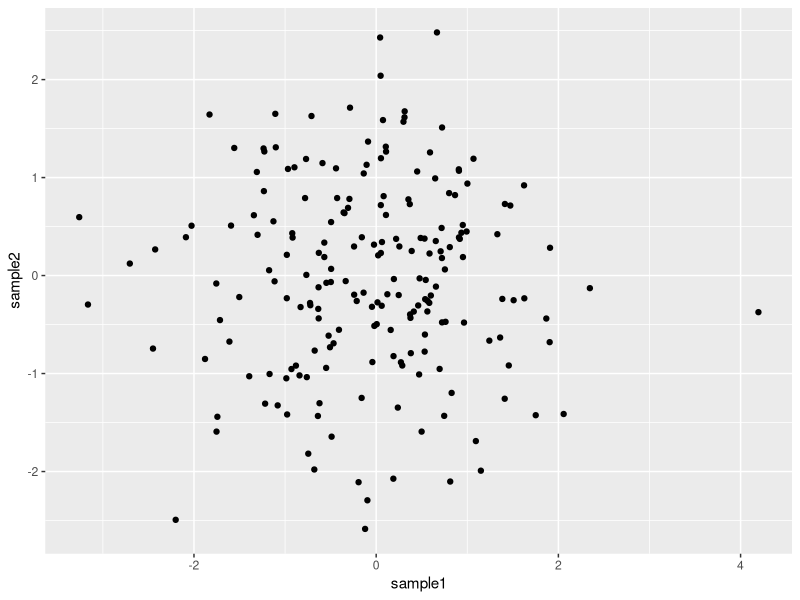
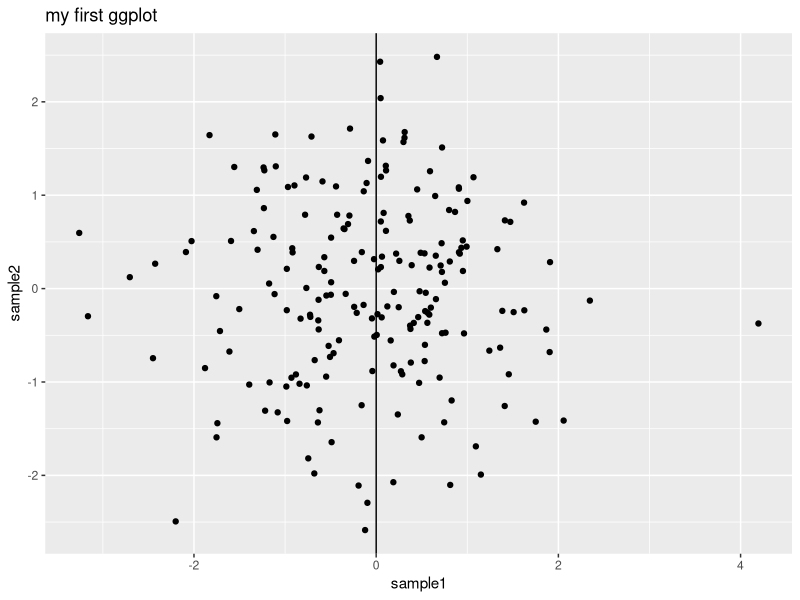
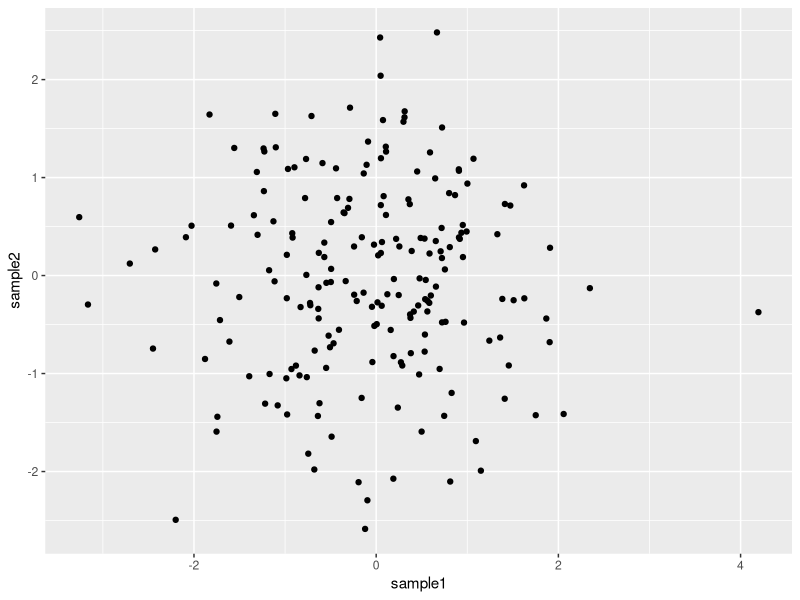
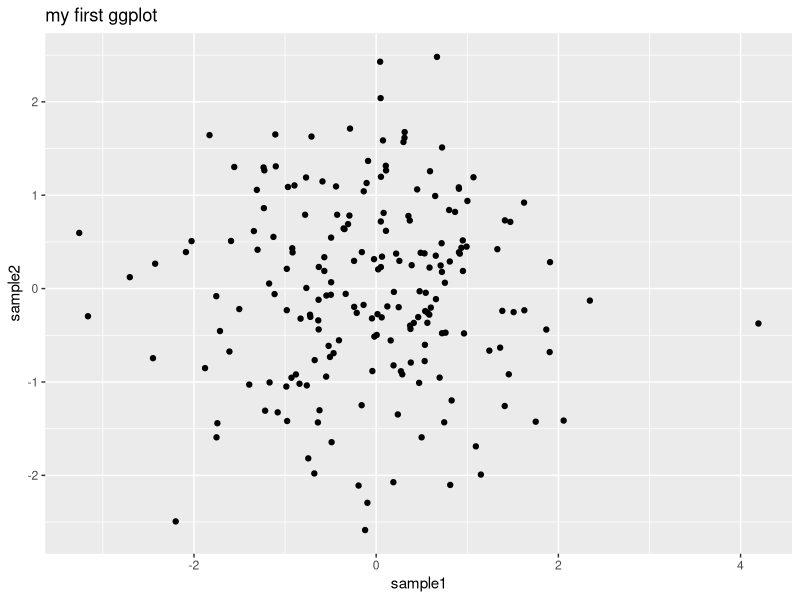
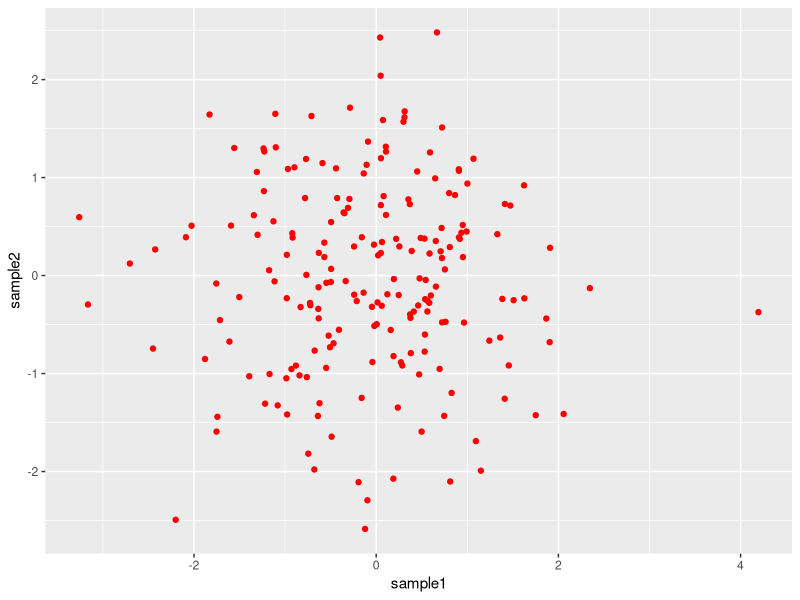
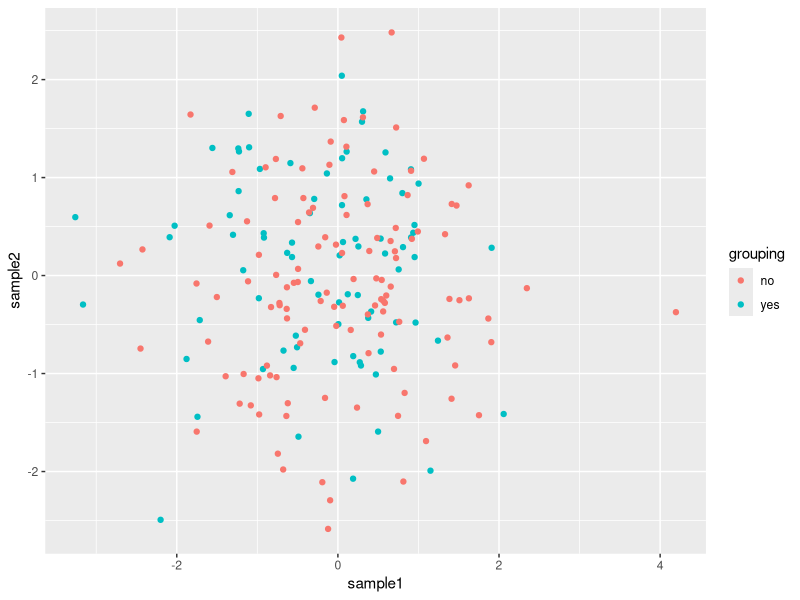
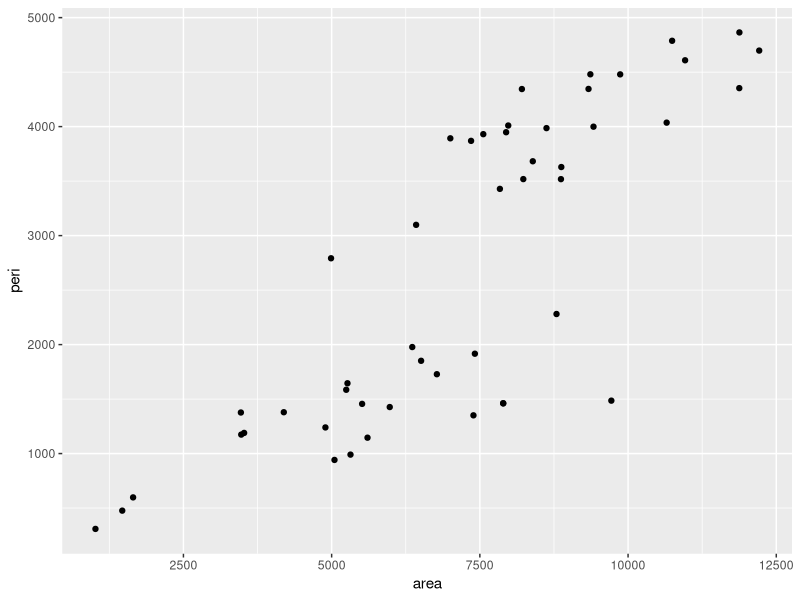
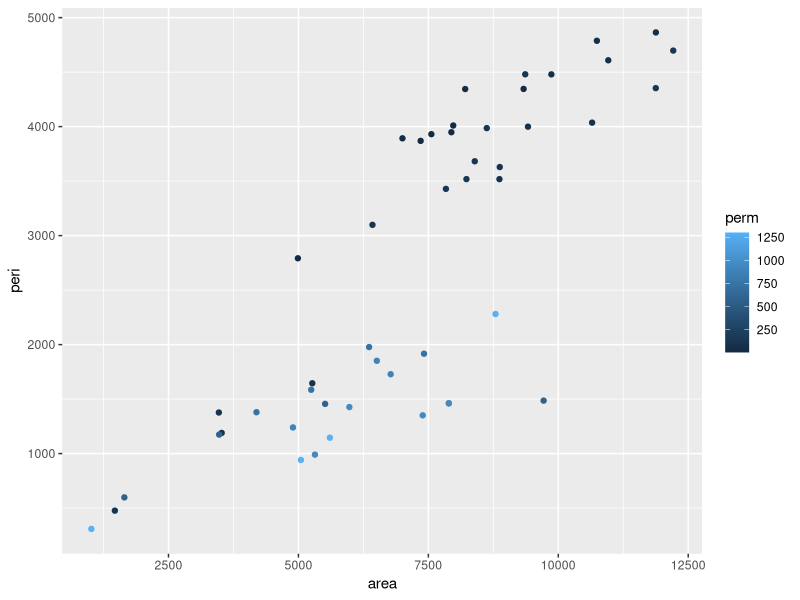

The R script that drew these images, in order:
## ---- chunk 1
knitr::opts_chunk$set(fig.width=5, fig.height=4,
                      echo=TRUE, warning=FALSE, message=FALSE)
## ---- chunk 2
library(ggplot2)
## ---- chunk 3
# Create a data frame
df1 <- data.frame(sample1=rnorm(200), sample2=rnorm(200))

# Plot !
ggplot(data=df1 , mapping=aes(x=sample1, y=sample2)) + 
	geom_point()
## ---- chunk 4
ggplot(data= df1 , mapping=aes(x=sample1, y=sample2)) + 
  geom_point() +
	ggtitle(label="my first ggplot") +
	geom_vline(xintercept=0)
## ---- chunk 5
# Save in an object
p <- ggplot(data= df1 , mapping=aes(x=sample1, y=sample2)) +
	geom_point()

# Show p: write p in the console and ENTER
p

# Add layers to that object
p + ggtitle(label="my first ggplot")
## ---- chunk 6
ggplot(data=df1 , mapping=aes(x=sample1, y=sample2)) +
	geom_point(color="red") 
## ---- chunk 7
# Build a new data frame df2 from df1: 
  # add a column "grouping" containing "yes" and "no" values.
df2 <- data.frame(df1, 
                  grouping=rep(c("yes", "no"), c(80, 120)))

# Plot and add the color parameter in the aes():
pscat <- ggplot(data=df2, mapping=aes(x=sample1, y=sample2, color=grouping)) + 
  geom_point()
pscat
## ---- chunk 8
# Create a scatter plot of **area** versus **peri** (perimeter).
ggplot(data=rock, mapping=aes(x=area, y=peri)) + geom_point()

# Color the points according to column **perm** of **rock**
ggplot(data=rock, mapping=aes(x=area, y=peri, color=perm)) + 
    geom_point()

# Create a horizontal line representing the **median perimeter**.
ggplot(data=rock, mapping=aes(x=area, y=peri, color=perm)) + 
    geom_point() + 
    geom_hline(yintercept=median(rock$peri))
## ---- chunk 9
ggplot(data=df2, mapping=aes(x="", y=sample1)) + geom_boxplot()
## ---- chunk 10
ggplot(data=df2, mapping=aes(x=grouping, y=sample1)) + geom_boxplot()
## ---- chunk 11
# load package
library("reshape2")

# convert to long format
df_long <- melt(data=df2)
	# all numeric values are organized into only one column: value
# plot:
ggplot(data=df_long, mapping=aes(x=variable, y=value)) + 
  geom_boxplot()
## ---- chunk 12
# Either color (color of the box border)
ggplot(data=df_long, mapping=aes(x=variable, y=value, color=grouping)) + 
  geom_boxplot()
## ---- chunk 13
# Or fill (color inside the box)
ggplot(data=df_long, mapping=aes(x=variable, y=value, fill=grouping)) + 
  geom_boxplot()
## ---- chunk 14
pbox_fill <- ggplot(data=df_long, mapping=aes(x=variable, y=value, fill=grouping)) + 
	geom_boxplot() +
	scale_fill_manual(values=c("slateblue2", "chocolate"))

pbox_fill

pbox_col <- ggplot(data=df_long, mapping=aes(x=variable, y=value, color=grouping)) +
        geom_boxplot() +
        scale_color_manual(values=c("slateblue2", "chocolate"))
pbox_col
## ---- chunk 15
# Create a boxplot that represents the **uptake** for each **Treatment**.
ggplot(data=CO2, mapping=aes(x=Treatment, y=uptake)) + geom_boxplot()
# Split each boxplot per **Type**.
ggplot(data=CO2, mapping=aes(x=Treatment, y=uptake, fill=Type)) + 
    geom_boxplot()
# Move the legend to the bottom of the plot.
ggplot(data=CO2, mapping=aes(x=Treatment, y=uptake, fill=Type)) + 
    geom_boxplot() +
    theme(legend.position = "bottom")
## ---- chunk 16
# A simple bar plot
ggplot(data=df2, mapping=aes(x=grouping)) + geom_bar()
## ---- chunk 17
# Save the plot in the object "p"
pbar <- ggplot(data=df2, mapping=aes(x=grouping, fill=grouping)) + 
  geom_bar()

pbar

# Change x axis label with scale_x_discrete and change order of the bars:
p2 <- pbar + scale_x_discrete(name="counts of yes / no", limits=c("yes", "no"))

p2

# Swapping x and y axis with coord_flip():
p3 <- p2 + coord_flip()

p3

# Change fill
p4 <- p3 + scale_fill_manual(values=c("yellow", "cyan"))

p4
## ---- chunk 18
# Create a barplot of the different **feed supplements**.
ggplot(data=chickwts, mapping=aes(x=feed)) + 
  geom_bar()

# Change the orientation of the x-axis labels
ggplot(data=chickwts, mapping=aes(x=feed)) + 
  geom_bar() +
  theme(axis.text.x=element_text(angle=45))
## ---- chunk 19
pcr <- data.frame(Dkk1=c(18.2, 18.1, 17.8, 17.85, 18.6, 12.4, 10.7),
                  Pten=c(15.1,15.2, 15.0, 15.6, 15.3, 14.8, 15.9),
                  Tp53=c(9.1, 9.9, 9.25, 8.7, 8.8, 9.3, 7.8))
## ---- chunk 20
pcr_summary <- data.frame(average=apply(pcr, 2, mean), 
                          standard_deviation=apply(pcr, 2, sd),
                          genes=colnames(pcr))
## ---- chunk 21
ggplot(pcr_summary, aes(x=genes, y=average, fill=genes)) + 
  geom_bar(stat = "identity") +
  geom_errorbar(aes(ymin=average-standard_deviation, ymax=average+standard_deviation), colour="black", width=.1) 
## ---- chunk 22
ggplot(data=df1, mapping=aes(x=sample1)) + geom_histogram()
## ---- chunk 23
ggplot(data=df_long, mapping=aes(x=value)) + geom_histogram()
## ---- chunk 24
ggplot(data=df_long, mapping=aes(x=value, fill=variable)) + geom_histogram()
## ---- chunk 25
phist <- ggplot(data=df_long, mapping=aes(x=value, fill=variable)) + 
	geom_histogram(position='dodge')
phist
## ---- chunk 26
# Create a histogram of the rocks **perimeter**.
ggplot(data=rock, mapping=aes(x=peri)) + geom_histogram()
# Add a density plot to the histogram
ggplot(data=rock, mapping=aes(x=peri)) + 
    geom_histogram(aes(y=..density..)) +
    geom_density(alpha=.2, fill="lightblue") 
## ---- chunk 27
# go back to a previous plot
p <- ggplot(data=df_long, mapping=aes(x=value)) + geom_histogram()

# Try different themes
p + theme_bw()
p + theme_minimal()
p + theme_void()
p + theme_grey()
p + theme_dark()
p + theme_light() 
## ---- chunk 28
# load package
library(gridExtra)
# 2 rows and 2 columns
grid.arrange(pscat, pbox_fill, pbar, phist, nrow=2, ncol=2)
## ---- chunk 29
# 1 row and 4 columns
grid.arrange(pscat, pbox_fill, pbar, phist, nrow=1, ncol=4)
## ---- chunk 30
# Save 1 plot of your choice in a **jpeg** file.
phisto <- ggplot(data=df_long, mapping=aes(x=value)) + geom_histogram()
ggsave(filename="mygridarrange.jpeg", plot=phisto)
# Save 3 plots of your choice in a **pdf** file (one plot per page).
pbarplot <- ggplot(data=chickwts, mapping=aes(x=feed)) + geom_bar()
pboxplot <- ggplot(data=CO2, mapping=aes(x=Treatment, y=uptake, fill=Type)) + geom_boxplot()
pdf("my3ggplot2.pdf")
phisto
pbarplot
pboxplot
dev.off()
# Organize the same 3 plots in 1 row / 3 columns.
my3ggplots <- grid.arrange(phisto, pbarplot, pboxplot, nrow=1, ncol=3)
ggsave(filename="my3ggplots.png", plot=my3ggplots, width=12)
